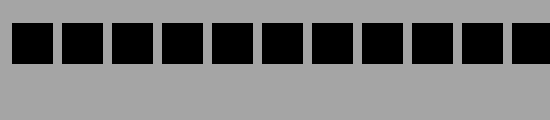
Frame 1 (no input)
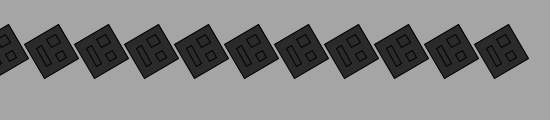
Frame 60 (the mouse pressed at the canvas centre just before this capture)
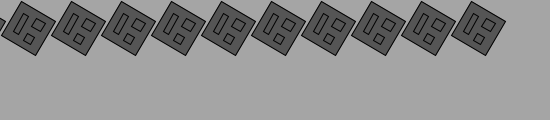
Frame 120 (the mouse held since frame 60 and released just before this capture)

The Processing sketch that drew these frames (run headless with seeded random() and noise(); from frame 60 on, the mouse is pressed at the canvas centre):

// Processing sketch: Spinny
// ── Spinny.pde
int angle = 0;

void face(int x,int y, int newAngle){
 pushMatrix();
 translate(x,y);
 rotate(radians(newAngle));
//Color!
//% = modulus
 float cValue = map(angle % 360,0,360,0,255);
 fill(cValue);
//_____^Wow so ez!
 rect(3,3,40,40); //Head
 rect(10,11,10,10); //Left Eye
 rect(28,13,8,8); //Right Eye
 rect(13,29,20,6); //Mouth
//(x,y,sizeX,sizeY)
 popMatrix();
}

void setup(){
//setup = page setup
  size(550,120);
  background(165);
//This color is greyscale
  
//for = forward
  for(int i = 10; i < width; i = i +50){
    face(i,20,angle);
  }
}

//draw = repeat/loop
void draw(){
  frameRate(80);
  angle++;
  
  background(165);
//^^^^^^^^^^^^^^^^Remove this for wierd trail
  for(int i = 10; i < width; i = i +50){
    face(i,20,angle); 
  }
}
